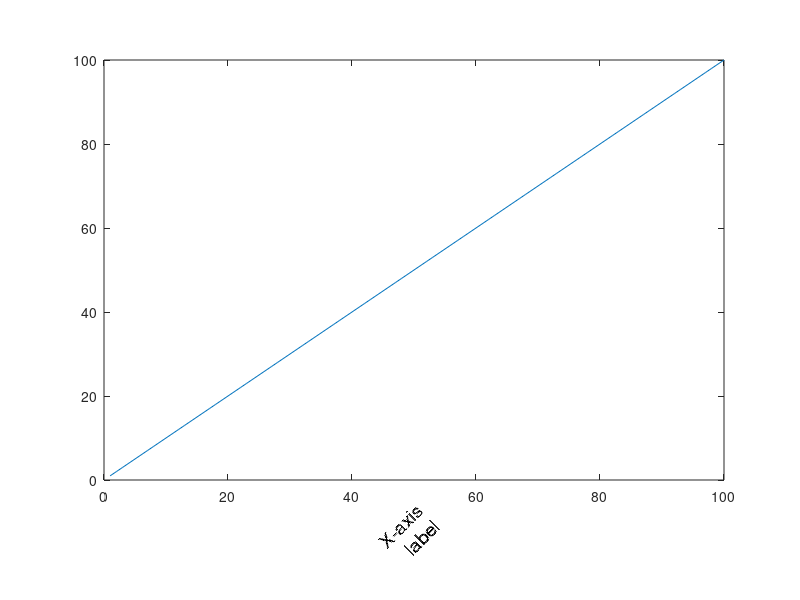

This chart was generated by the following MATLAB code:
plot(1:100);

% make the axis smaller
pos = get(gca, 'Position');
set(gca,'Position',[pos(1), .2, pos(3) 0.7]);

% place custom text instead of xlabel
% note that the position is relative to your X/Y axis values
t = text(50, -5, {'X-axis' 'label'}, 'FontSize', 14);
set(t,'HorizontalAlignment','right','VerticalAlignment','top', ...
'Rotation',45);